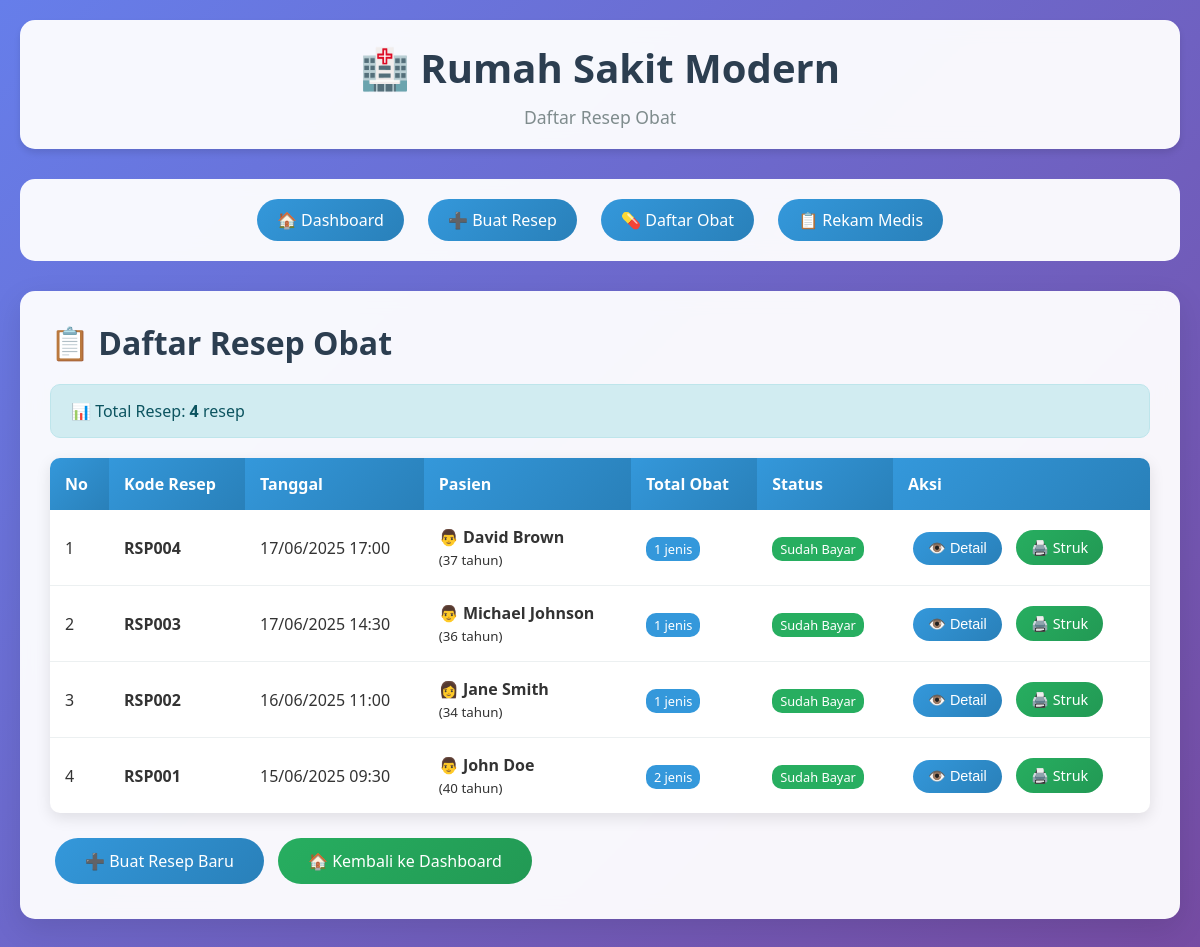
The page /resep_list.php on the database its author committed.
### tables this page shows
CREATE TABLE IF NOT EXISTS resep_obat (
    Kode_Resep VARCHAR(10) PRIMARY KEY,
    Id_Pasien INT NOT NULL,
    tgl_resep DATETIME DEFAULT CURRENT_TIMESTAMP,
    FOREIGN KEY (Id_Pasien) REFERENCES pasien(Id_Pasien)
);

CREATE TABLE IF NOT EXISTS pasien (
    Id_Pasien INT AUTO_INCREMENT PRIMARY KEY,
    Jenis_Pasien ENUM('Rawat Jalan', 'Rawat Inap') NOT NULL,
    Nm_Pasien VARCHAR(100) NOT NULL,
    Tgl_Masuk DATE NOT NULL,
    Tmpt_Lahir VARCHAR(50) NOT NULL,
    Tgl_lahir DATE NOT NULL,
    Umur INT NOT NULL,
    JK ENUM('L', 'P') NOT NULL,
    Alamat TEXT NOT NULL,
    Tlpn VARCHAR(15),
    created_at TIMESTAMP DEFAULT CURRENT_TIMESTAMP,
    updated_at TIMESTAMP DEFAULT CURRENT_TIMESTAMP ON UPDATE CURRENT_TIMESTAMP
);

### resep_list.php (the view, shortened to what this page needs)
<?php include 'db.php'; ?>
<!DOCTYPE html>
<html lang="id">
<head>
    <link rel="stylesheet" href="assets/style.css">
</head>
<body>
    <div class="container">
        <div class="header">
            <h1>🏥 Rumah Sakit Modern</h1>
            <p>Daftar Resep Obat</p>
        </div>
        <div class="nav">
            <a href="index.php">🏠 Dashboard</a>
            <a href="resep_form.php">➕ Buat Resep</a>
            <a href="obat_list.php">💊 Daftar Obat</a>
            <a href="rekam_medis_list.php">📋 Rekam Medis</a>
        </div>
        <div class="card">
            <h2>📋 Daftar Resep Obat</h2>
            <?php
            $sql = "SELECT ro.*, p.Nm_Pasien as nama_pasien, p.JK, p.Umur
                    FROM resep_obat ro
                    LEFT JOIN pasien p ON ro.Id_Pasien = p.Id_Pasien
                    ORDER BY ro.tgl_resep DESC";
            $result = mysqli_query($conn, $sql);
            $total_resep = 0;
            if ($result) {
                $total_resep = mysqli_num_rows($result);
            }
            ?>
            <div class="alert alert-info">
                📊 Total Resep: <strong><?php echo $total_resep; ?></strong> resep
            </div>
            <table class="table">
                <thead>
                    <tr>
                        <th>No</th>
                        <th>Kode Resep</th>
                        <th>Tanggal</th>
                        <th>Pasien</th>
                        <th>Total Obat</th>
                        <th>Status</th>
                        <th>Aksi</th>
                    </tr>
                </thead>
                <tbody>
                    <?php
                    $no = 1;
                    if ($result) {
                        while ($row = mysqli_fetch_assoc($result)) {
                            $sql_count = "SELECT COUNT(*) as total FROM detail_obat WHERE Kode_Resep = '".$row['Kode_Resep']."'";
                            $result_count = mysqli_query($conn, $sql_count);
                            $count_data = mysqli_fetch_assoc($result_count);
                            $total_obat = $count_data['total'];
                            $sql_struk = "SELECT * FROM struk_obat WHERE Kode_resep = '".$row['Kode_Resep']."'";
                            $result_struk = mysqli_query($conn, $sql_struk);
                            $status = mysqli_num_rows($result_struk) > 0 ? 'Sudah Bayar' : 'Belum Bayar';
                            $status_color = ($status == 'Sudah Bayar') ? '#27ae60' : '#f39c12';
                            $jk_icon = ($row['JK'] == 'L') ? '👨' : '👩';
                            echo "<tr>
                                <td>".$no++."</td>
                                <td><strong>".$row['Kode_Resep']."</strong></td>
                                <td>".date('d/m/Y H:i', strtotime($row['tgl_resep']))."</td>
                                <td>$jk_icon <strong>".$row['nama_pasien']."</strong><br><small>(".$row['Umur']." tahun)</small></td>
                                <td><span style='background: #3498db; color: white; padding: 3px 8px; border-radius: 10px; font-size: 0.8rem;'>$total_obat jenis</span></td>
                                <td><span style='background: $status_color; color: white; padding: 3px 8px; border-radius: 10px; font-size: 0.8rem;'>$status</span></td>
                                <td>
                                    <button onclick='viewDetail(\"".$row['Kode_Resep']."\")' class='btn btn-primary btn-sm'>👁️ Detail</button>";
                            if ($status == 'Belum Bayar') {
                                echo " <a href='pembayaran_obat.php?kode=".$row['Kode_Resep']."' class='btn btn-success btn-sm'>💰 Bayar</a>";
                            } else {
                                echo " <a href='struk_obat.php?kode=".$row['Kode_Resep']."' class='btn btn-success btn-sm' target='_blank'>🖨️ Struk</a>";
                            }
                            echo "</td>
                            </tr>";
                        }
                    }
                    ?>
                </tbody>
            </table>
            <div style="margin-top: 20px;">
                <a href="resep_form.php" class="btn btn-primary">➕ Buat Resep Baru</a>
                <a href="index.php" class="btn btn-success">🏠 Kembali ke Dashboard</a>
            </div>
        </div>
    </div>
</body>
</html>

### assets/style.css (style rules this page uses)
* { margin: 0; padding: 0; box-sizing: border-box; }
body { font-family: 'Segoe UI', Tahoma, Geneva, Verdana, sans-serif; background: linear-gradient(135deg, #667eea 0%, #764ba2 100%); min-height: 100vh; color: #333; }
.container { max-width: 1200px; margin: 0 auto; padding: 20px; }
.header { background: rgba(255, 255, 255, 0.95); backdrop-filter: blur(10px); box-shadow: 0 4px 6px rgba(0, 0, 0, 0.1); border-radius: 15px; margin-bottom: 30px; padding: 20px; text-align: center; }
.header h1 { color: #2c3e50; font-size: 2.5rem; margin-bottom: 10px; font-weight: 700; }
.header p { color: #7f8c8d; font-size: 1.1rem; }
.nav { background: rgba(255, 255, 255, 0.95); backdrop-filter: blur(10px); border-radius: 15px; padding: 15px; margin-bottom: 30px; text-align: center; }
.nav a { display: inline-block; margin: 5px 10px; padding: 10px 20px; background: linear-gradient(135deg, #3498db, #2980b9); color: white; text-decoration: none; border-radius: 25px; transition: all 0.3s ease; font-weight: 500; }
.card { background: rgba(255, 255, 255, 0.95); backdrop-filter: blur(10px); border-radius: 15px; padding: 30px; box-shadow: 0 10px 30px rgba(0, 0, 0, 0.1); margin-bottom: 30px; }
.card h2 { color: #2c3e50; margin-bottom: 20px; font-size: 2rem; font-weight: 600; }
.btn { display: inline-block; padding: 12px 30px; border: none; border-radius: 25px; font-size: 1rem; font-weight: 500; cursor: pointer; text-decoration: none; transition: all 0.3s ease; margin: 5px; }
.btn-primary { background: linear-gradient(135deg, #3498db, #2980b9); color: white; }
.btn-success { background: linear-gradient(135deg, #27ae60, #229954); color: white; }
.table { width: 100%; border-collapse: collapse; margin-top: 20px; background: white; border-radius: 10px; overflow: hidden; box-shadow: 0 5px 15px rgba(0, 0, 0, 0.1); }
.table th { background: linear-gradient(135deg, #3498db, #2980b9); color: white; padding: 15px; text-align: left; font-weight: 600; }
.table td { padding: 15px; border-bottom: 1px solid #ecf0f1; }
.table tr:last-child td { border-bottom: none; }
.alert { padding: 15px 20px; border-radius: 10px; margin: 20px 0; font-weight: 500; }
.alert-info { background: #d1ecf1; border: 1px solid #bee5eb; color: #0c5460; }
.btn-sm { padding: 8px 15px; font-size: 0.9rem; }
.table th { position: sticky; top: 0; z-index: 10; }
.card { animation: fadeInUp 0.6s ease-out; }

### rows shown on the page
resep_obat: Kode_Resep "RSP004", tgl_resep "17/06/2025 17:00", Id_Pasien.JK "👨", Id_Pasien.Nm_Pasien "David Brown", Id_Pasien.Umur "37", total_obat "1", status "Sudah Bayar"
resep_obat: Kode_Resep "RSP003", tgl_resep "17/06/2025 14:30", Id_Pasien.JK "👨", Id_Pasien.Nm_Pasien "Michael Johnson", Id_Pasien.Umur "36", total_obat "1", status "Sudah Bayar"
resep_obat: Kode_Resep "RSP002", tgl_resep "16/06/2025 11:00", Id_Pasien.JK "👩", Id_Pasien.Nm_Pasien "Jane Smith", Id_Pasien.Umur "34", total_obat "1", status "Sudah Bayar"
resep_obat: Kode_Resep "RSP001", tgl_resep "15/06/2025 09:30", Id_Pasien.JK "👨", Id_Pasien.Nm_Pasien "John Doe", Id_Pasien.Umur "40", total_obat "2", status "Sudah Bayar"

### other values the page prints
$total_resep "4"
